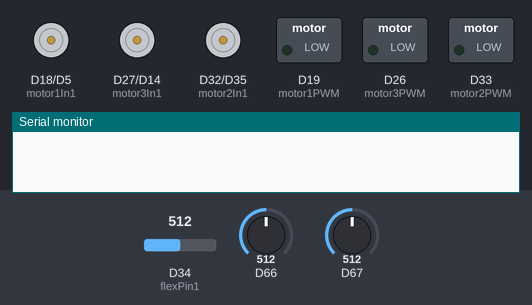
The sketch below on a simulated Arduino Due. Shown: motor-driver pin pairs drawn as motors (green arrow = first pin HIGH = forward, orange = second pin HIGH = backward, longer = more drive), switched loads named in the sketch (green lamp = pin HIGH), the last lines printed to the serial monitor. The test bench sets the inputs (shaded band); at power-on: D34 (flexPin1) = 512, D66 = 512, D67 = 512 (analog values on the 0–1023 scale).

Above: at 1.2 s.
1.3 s: D34 (flexPin1) set to 716
At 1.9 s:
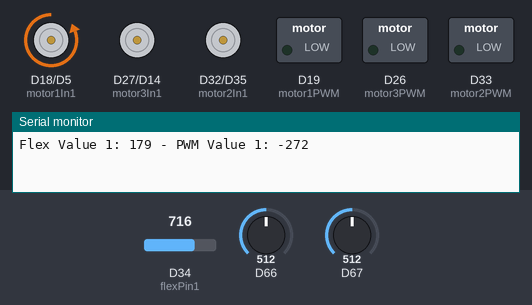
3.5 s: D66 set to 716
At 3.9 s:
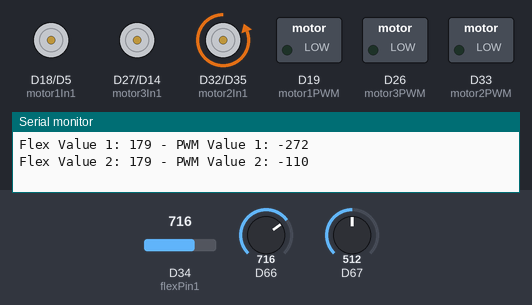
5.5 s: D67 set to 716
At 5.9 s:
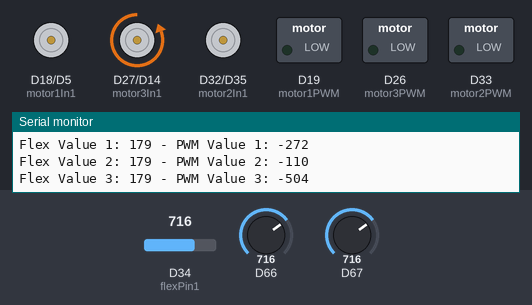
7.5 s: D34 (flexPin1) set to 511
At 7.9 s:
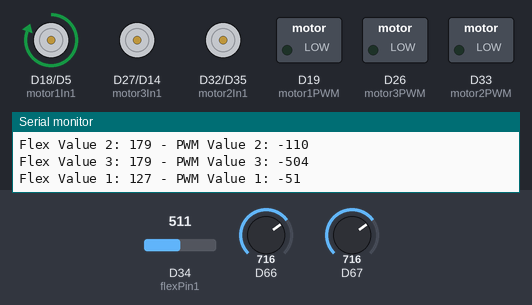
9.5 s: D66 set to 511
At 9.9 s:
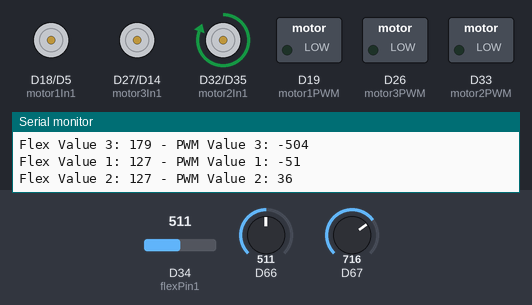
11.5 s: D67 set to 511
At 11.9 s:
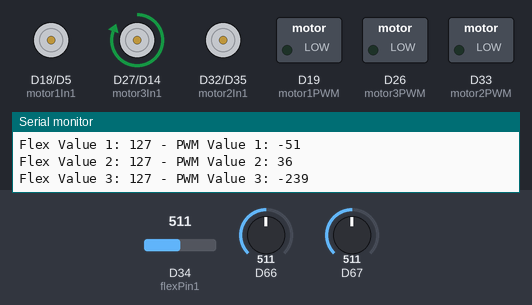
Timing chart, 0 to 14.5 s (numbered marks = the images above; inputs shaded):
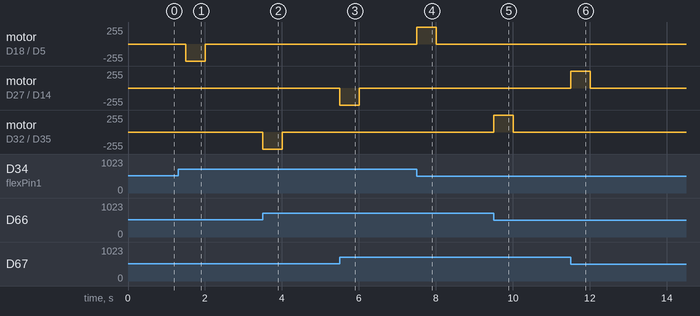

Measured:
- after the input at 1.3 s, motor on D18 (motor1In1) / D5 (motor1In2): stopped → backward 255/255 after 0.20 s, → stopped 0.50 s later
- after the input at 3.5 s, motor on D32 (motor2In1) / D35 (motor2In2): stopped → backward 255/255 at once, → stopped 0.50 s later
- after the input at 5.5 s, motor on D27 (motor3In1) / D14 (motor3In2): stopped → backward 255/255 at once, → stopped 0.50 s later
- after the input at 7.5 s, motor on D18 (motor1In1) / D5 (motor1In2): stopped → forward 255/255 at once, → stopped 0.50 s later
- after the input at 9.5 s, motor on D32 (motor2In1) / D35 (motor2In2): stopped → forward 255/255 at once, → stopped 0.50 s later
- after the input at 11.5 s, motor on D27 (motor3In1) / D14 (motor3In2): stopped → forward 255/255 at once, → stopped 0.50 s later

The sketch:

code_2_capteur_fx_2M.ino
```cpp
const int flexPin1 = 34;
const int flexPin2 = 12;
const int flexPin3 = 13;

const int motor1In1 = 18;
const int motor1In2 = 5;
const int motor1PWM = 19;
const int motor2In1 = 32;
const int motor2In2 = 35;
const int motor2PWM = 33;
const int motor3In1 = 27;
const int motor3In2 = 14;
const int motor3PWM = 26;

const int minFlexChange = 15;

int prevFlexValue1;               // Stockage de la valeur précédente du premier capteur de flexion
int prevFlexValue2;               // Stockage de la valeur précédente du deuxième capteur de flexion
int prevFlexValue3;               // Stockage de la valeur précédente du troisième capteur de flexion

bool motor1Active;                // Indicateur indiquant si le premier moteur est actif ou non
bool motor2Active;                // Indicateur indiquant si le deuxième moteur est actif ou non
bool motor3Active;                // Indicateur indiquant si le troisième moteur est actif ou non


void setup() {
  Serial.begin(9600);             // Initialisation de la communication série

  // Définir les broches de direction et PWM des moteurs en sortie
  pinMode(motor1In1, OUTPUT);
  pinMode(motor1In2, OUTPUT);
  pinMode(motor1PWM, OUTPUT);

  pinMode(motor2In1, OUTPUT);
  pinMode(motor2In2, OUTPUT);
  pinMode(motor2PWM, OUTPUT);

  pinMode(motor3In1, OUTPUT);
  pinMode(motor3In2, OUTPUT);
  pinMode(motor3PWM, OUTPUT);

  motor1Active = false;           // Initialiser l'état des moteurs comme inactif
  motor2Active = false;
  motor3Active = false;

  // Initialiser la direction des moteurs (si nécessaire)
  digitalWrite(motor1In1, LOW);
  digitalWrite(motor1In2, LOW);
  digitalWrite(motor2In1, LOW);
  digitalWrite(motor2In2, LOW);
  digitalWrite(motor3In1, LOW);
  digitalWrite(motor3In2, LOW);

  // Configurer la résolution ADC
  analogReadResolution(8);

  // Lecture initiale des capteurs de flexion
  prevFlexValue1 = analogRead(flexPin1);
  prevFlexValue2 = analogRead(flexPin2);
  prevFlexValue3 = analogRead(flexPin3);
}

void loop() {
  int flexValue1 = analogRead(flexPin1); // Lecture de la valeur du premier capteur de flexion
  int flexValue2 = analogRead(flexPin2); // Lecture de la valeur du deuxième capteur de flexion
  int flexValue3 = analogRead(flexPin3); // Lecture de la valeur du troisième capteur de flexion

  // Mapper les valeurs des capteurs de flexion à une plage de 0 à 255
  int pwmValue1 = map(flexValue1, 115, 55, 0, 255); // Plage pour le capteur 1
  int pwmValue2 = map(flexValue2, 140, 50, 0, 255); // Plage pour le capteur 2
  int pwmValue3 = map(flexValue3, 80, 30, 0, 255);  // Plage pour le capteur 3

  // Contrôle du premier moteur
  if (abs(flexValue1 - prevFlexValue1) >= minFlexChange) {
    if (flexValue1 < prevFlexValue1) {
      digitalWrite(motor1In1, HIGH);
      digitalWrite(motor1In2, LOW);
    } else {
      digitalWrite(motor1In1, LOW);
      digitalWrite(motor1In2, HIGH);
    }
    analogWrite(motor1PWM, pwmValue1);
    motor1Active = true;
    Serial.print("Flex Value 1: ");
    Serial.print(flexValue1);
    Serial.print(" - PWM Value 1: ");
    Serial.println(pwmValue1);
    prevFlexValue1 = flexValue1;
  } else if (motor1Active) {
    digitalWrite(motor1In1, LOW);
    digitalWrite(motor1In2, LOW);
    analogWrite(motor1PWM, 0);
    motor1Active = false;
  }

  // Contrôle du deuxième moteur
  if (abs(flexValue2 - prevFlexValue2) >= minFlexChange) {
    if (flexValue2 < prevFlexValue2) {
      digitalWrite(motor2In1, HIGH);
      digitalWrite(motor2In2, LOW);
    } else {
      digitalWrite(motor2In1, LOW);
      digitalWrite(motor2In2, HIGH);
    }
    analogWrite(motor2PWM, pwmValue2);
    motor2Active = true;
    Serial.print("Flex Value 2: ");
    Serial.print(flexValue2);
    Serial.print(" - PWM Value 2: ");
    Serial.println(pwmValue2);
    prevFlexValue2 = flexValue2;
  } else if (motor2Active) {
    digitalWrite(motor2In1, LOW);
    digitalWrite(motor2In2, LOW);
    analogWrite(motor2PWM, 0);
    motor2Active = false;
  }

  // Contrôle du troisième moteur
  if (abs(flexValue3 - prevFlexValue3) >= minFlexChange) {
    if (flexValue3 < prevFlexValue3) {
      digitalWrite(motor3In1, HIGH);
      digitalWrite(motor3In2, LOW);
    } else {
      digitalWrite(motor3In1, LOW);
      digitalWrite(motor3In2, HIGH);
    }
    analogWrite(motor3PWM, pwmValue3);
    motor3Active = true;
    Serial.print("Flex Value 3: ");
    Serial.print(flexValue3);
    Serial.print(" - PWM Value 3: ");
    Serial.println(pwmValue3);
    prevFlexValue3 = flexValue3;

  } else if (motor3Active) {
    digitalWrite(motor3In1, LOW);
    digitalWrite(motor3In2, LOW);
    analogWrite(motor3PWM, 0);
    motor3Active = false;
  }

  delay(500); // Délai entre chaque lecture
} 
```
